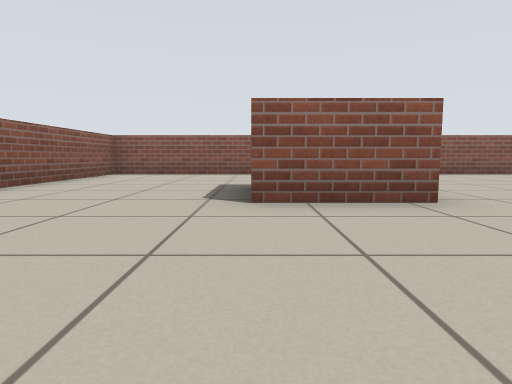
[1] (above)

16 first-person views from a walk through a Stage world. The camera is 0.45 m above the floor, tilts 6° down and sees 75° across. The lines on the ground mark 1 m squares. The floor is counted in squares, 1 m on a side. Each view is taken from the middle of a square. On the plan, view 1 faces up. The plan holds only what a view shows up to about 9 squares ahead; the rest is blank. The robots in the file are not drawn.

[2]
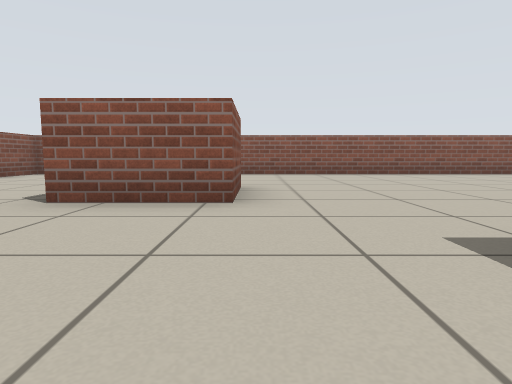

[3]
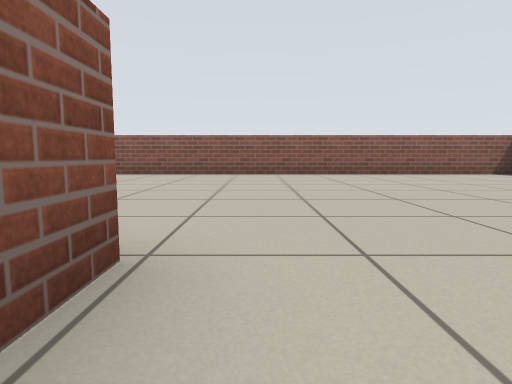

[4]
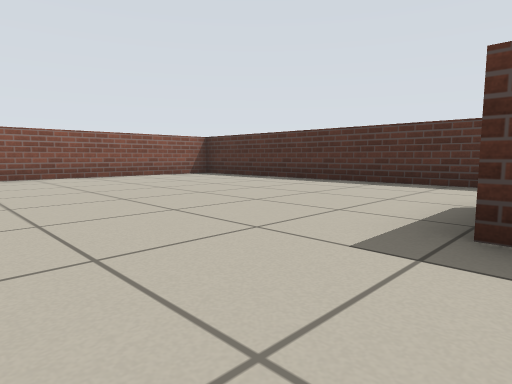

[5]
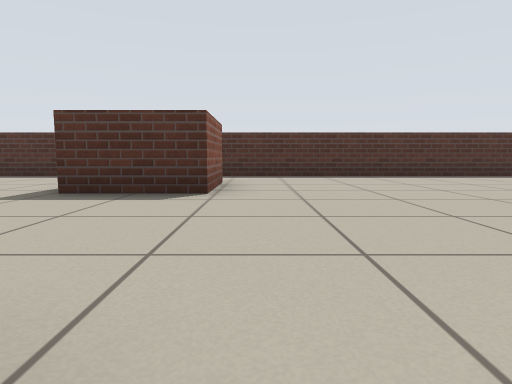

[6]
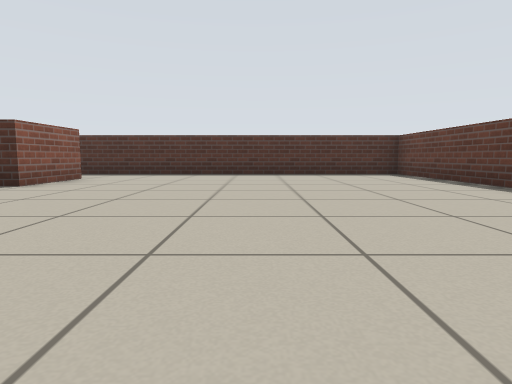

[7]
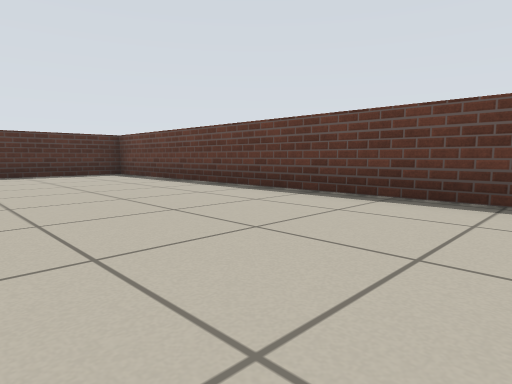

[8]
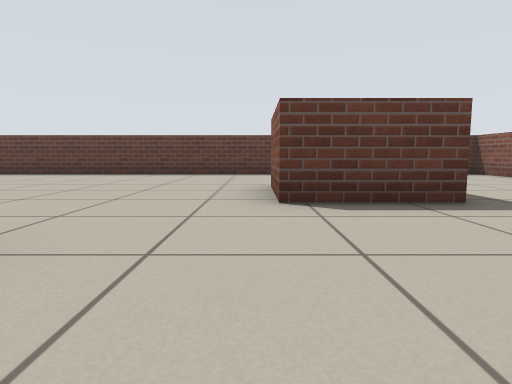

[9]
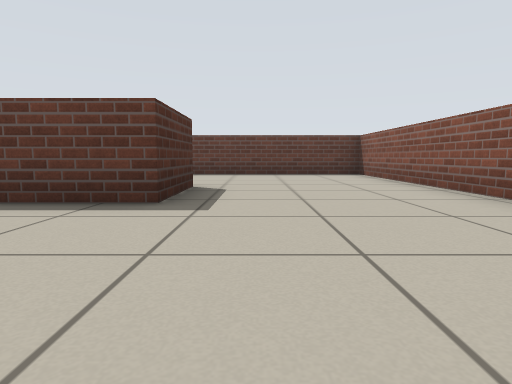

[10]
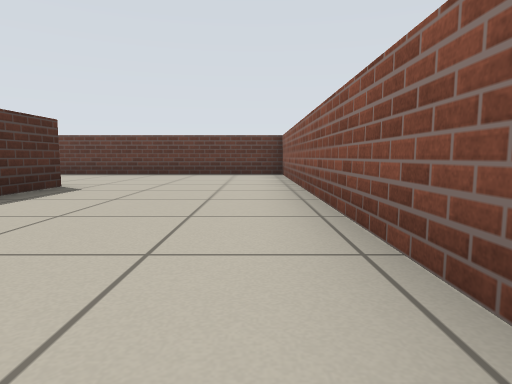

[11]
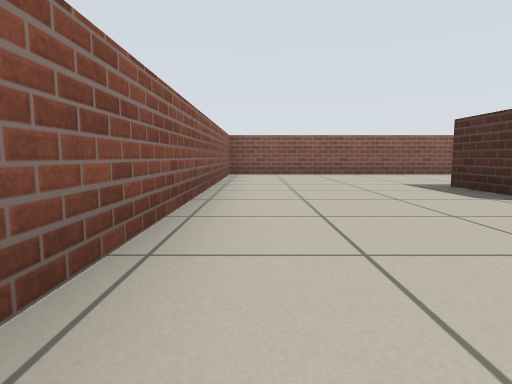

[12]
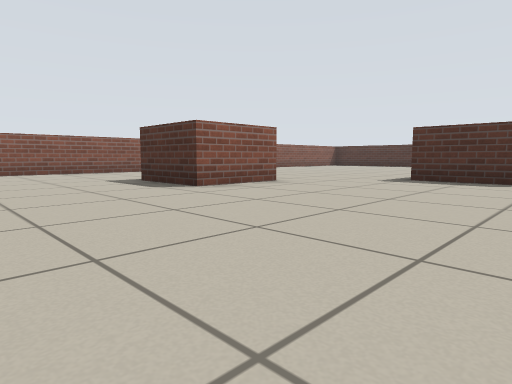

[13]
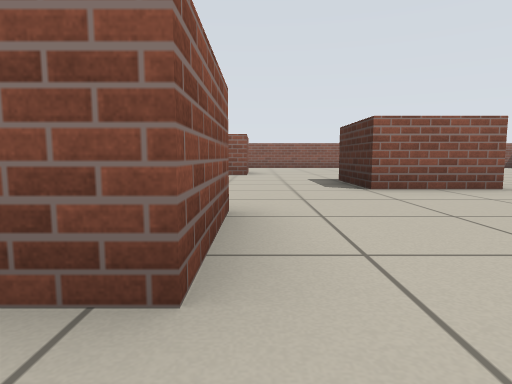

[14]
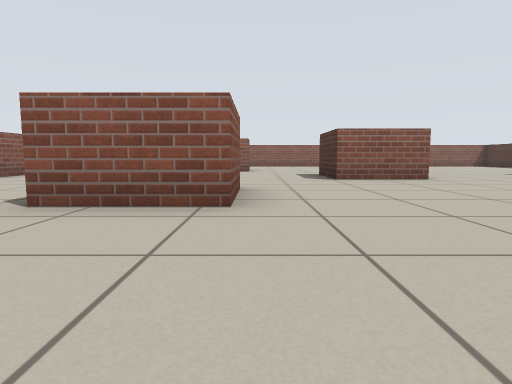

[15]
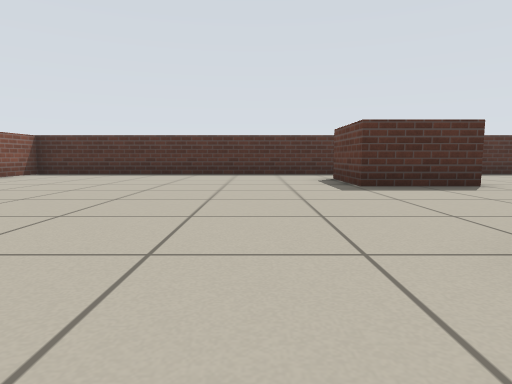

[16]
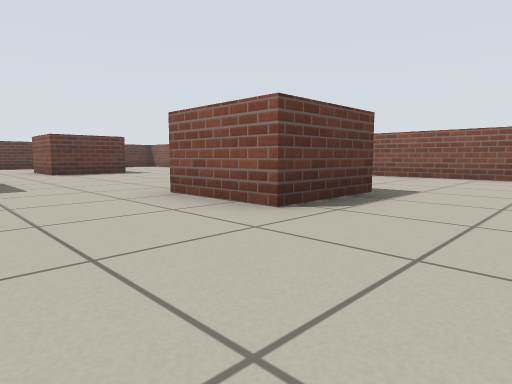

### Floor plan
Points are (right, up) in squares from view 1. A wall is a line through its corners. A room is listed if a view was taken in it or the views show most of it. See-through windows are left out.
Room 1 (views 1, 2, 3, 4, 5, 6, 7, 8, 9, 10, 11, 12, 13, 14, 15, 16)
walls: (5.4, 1.5) (5.4, 0.6); (5.5, -0.4) (3.6, -0.4) (3.6, 1.5); (1.8, 3.2) (0, 3.2) (0, 5) (1.8, 5) (1.8, 3.2); (10.9, -0.4) (9, -0.4) (9, 1.4) (10.9, 1.4); (1.8, -2.2) (1.8, -4) (0, -4) (0, -2.2) (1.8, -2.2); (12.7, 8.7) (-3.7, 8.7) (-3.7, -7.7) (12.7, -7.7) (12.7, 8.7)

Positions as (right, up) in squares from view 1, and headings:
1: (0, 0), facing up
2: (2, 0), facing up
3: (6, 0), facing up
4: (7, 1), facing up-right
5: (5, -1), facing right
6: (4, -4), facing right
7: (4, -4), facing down-right
8: (2, 1), facing down
9: (-1, 1), facing down
10: (-3, 1), facing down
11: (-3, 0), facing up
12: (-3, -1), facing up-right
13: (2, -5), facing up
14: (2, -7), facing up
15: (4, 3), facing right
16: (4, 7), facing down-left
